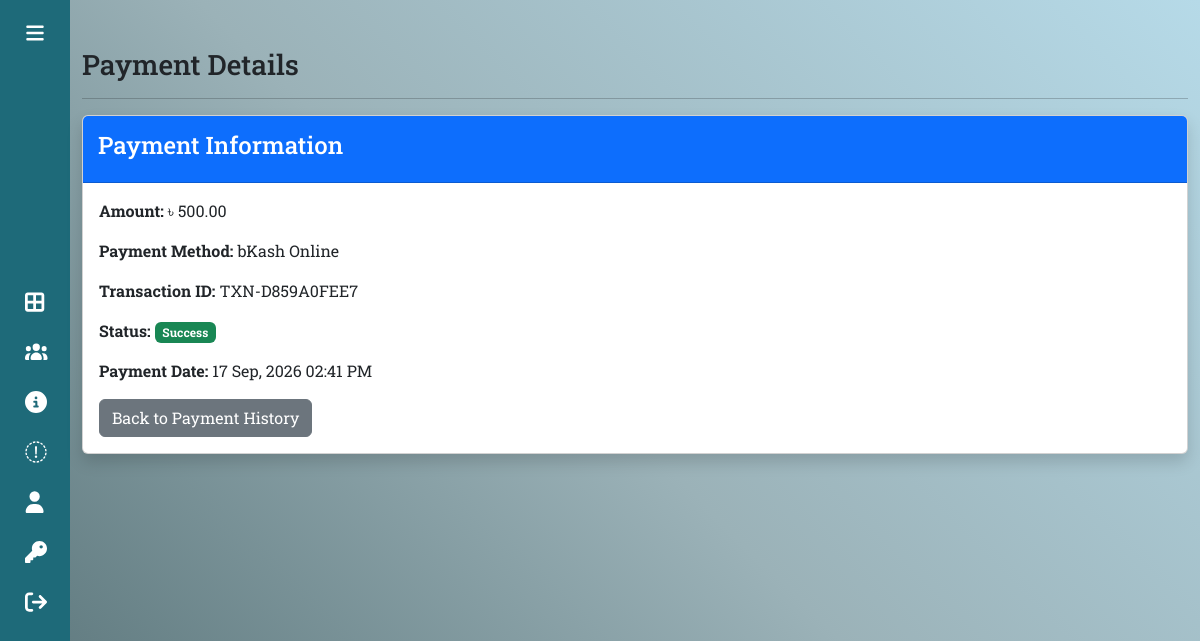
The page /payment-detail/30 (signed in) on the database its author committed.
### app/models.py (models this page shows, shortened)
class Payment(models.Model):
    donar = models.ForeignKey(Donar, on_delete=models.CASCADE)
    amount = models.DecimalField(max_digits=10, decimal_places=2)
    payment_method = models.CharField(max_length=30, choices= PAYMENT_METHOD_CHOICES)
    transaction_id = models.CharField(max_length=100, null=True, blank=True)
    status = models.CharField(max_length=20, choices= PAYMENT_STATUS_CHOICES, default='Pending')
    payment_date = models.DateTimeField(auto_now_add=True)

### app/views.py (the view)
# urls.py: path("payment-detail/<int:pid>", views.payment_detail, name="payment_detail"),
def payment_detail(request,pid):
    if not request.user.is_authenticated:
        return redirect('/login_donar')
    user = request.user
    donar = Donar.objects.get(user = request.user)
    payment = Payment.objects.get(id = pid, donar = donar)
    return render(request,'payment-detail.html',locals())

### app/templates/payment-detail.html
{% extends 'base-donar.html' %}
{% load static %}
{% block main %}
<div class="container mt-5 mb-5">
    <h3>Payment Details</h3>
    <hr>
    <div class="card shadow">
        <div class="card-header bg-primary text-white">
            <h4>Payment Information</h4>
        </div>
        <div class="card-body">
            <p>
                <strong>Amount:</strong>
                &#2547; {{ payment.amount }}
            </p>
            <p>
                <strong>Payment Method:</strong>
                {{ payment.payment_method }}
            </p>
            <p>
                <strong>Transaction ID:</strong>
                {{ payment.transaction_id }}
            </p>
            <p>
                <strong>Status:</strong>
                {% if payment.status == 'Pending' %}
                    <span class="badge bg-warning text-dark">Pending</span>
                {% elif payment.status == 'Success' %}
                    <span class="badge bg-success">Success</span>
                {% elif payment.status == 'Failed' %}
                    <span class="badge bg-danger">Failed</span>
                {% elif payment.status == 'Cancelled' %}
                    <span class="badge bg-dark">Cancelled</span>
                {% else %}
                    <span class="badge bg-secondary">
                        {{ payment.status }}
                    </span>
                {% endif %}
            </p>
            <p>
                <strong>Payment Date:</strong>
                {{ payment.payment_date|date:"d M, Y h:i A" }}
            </p>
            <a href="{% url 'payment-history' %}"
               class="btn btn-secondary">
                Back to Payment History
            </a>
        </div>
    </div>
</div>
{% endblock main %}

### app/static/css/style-admin.css (style rules this page uses)
* { margin:0; padding:0; box-sizing: border-box; }
body { position: relative; min-height: 100vh; width: 100%; overflow: hidden; }
.card { transition:0.5s; }
.card::before, .card::after { position: absolute; top: 0; right: 0; bottom: 0; left: 0; transform: scale3d(0, 0, 1); transition: transform .3s ease-out 0s; background: rgba(255, 255, 255, 0.1); content: ''; pointer-events: none; }
.card::before { transform-origin: left top; }
.card::after { transform-origin: right bottom; }
.card { width: 100%; min-height: 220px; }
.card-header { padding: 15px; }

### app/templates/base-donar.html (style rules this page uses)
body { background-image: linear-gradient(45deg, #546f74, #9bb2b8, #b6dae8); }

### rows shown on the page
Payment: amount "500.00", payment_method "bKash Online", transaction_id "TXN-D859A0FEE7", payment_date "17 Sep, 2026 02:41 PM"
